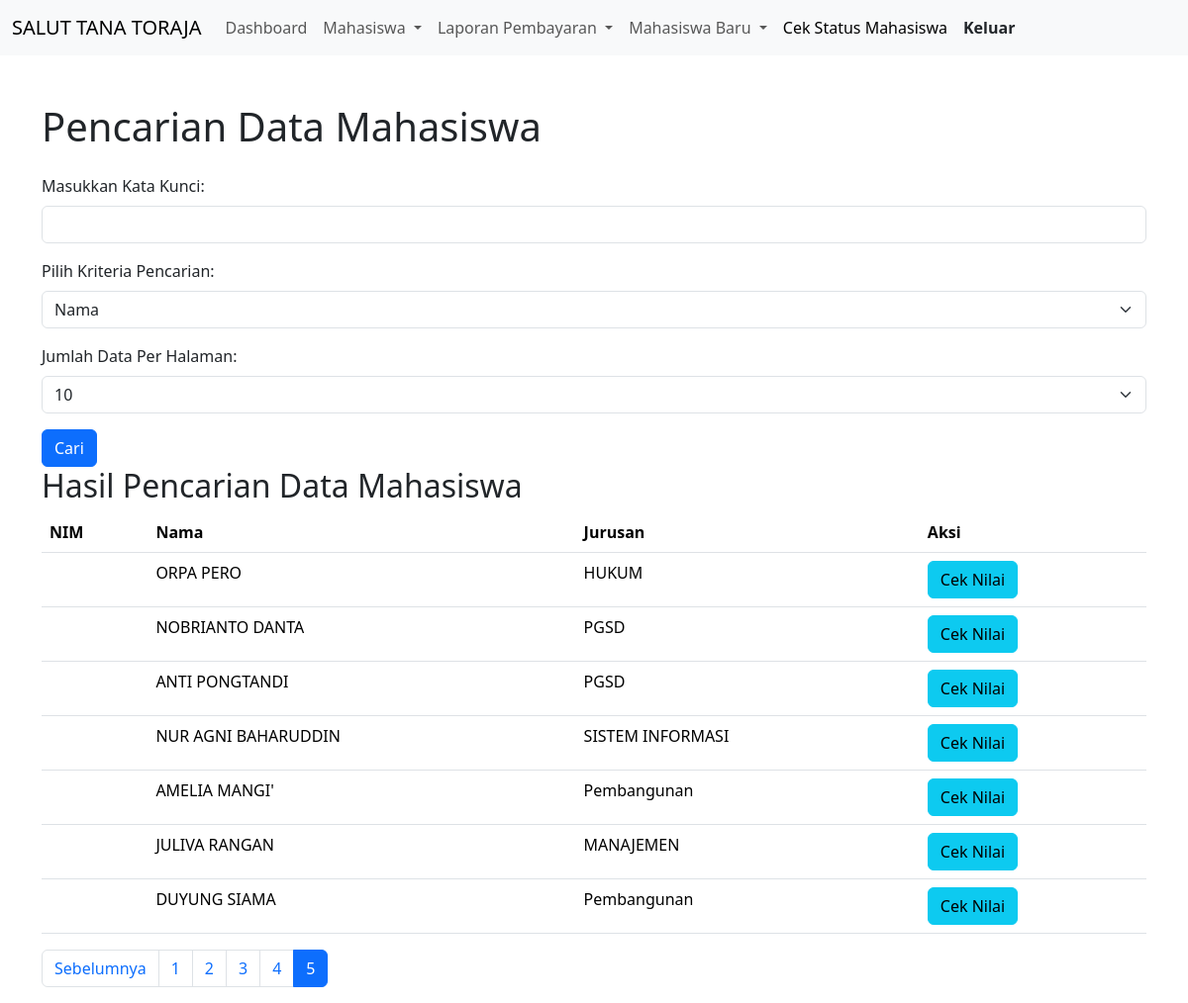
Before: /admin/cekstatus/pencarian.php?halaman=5&limit=10 with the older database file.
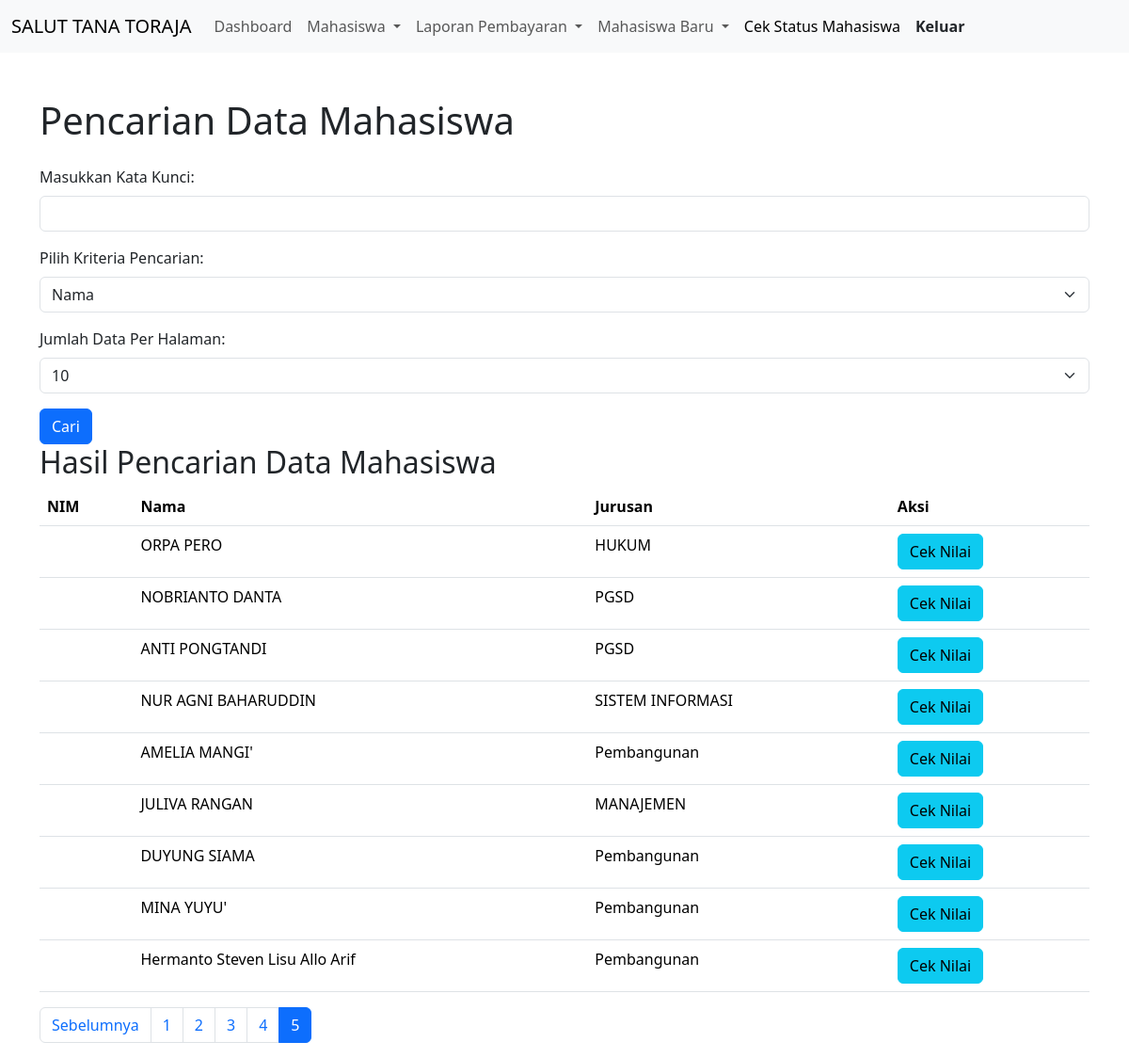
After: the same page with the newer database file.
### tables this page shows
CREATE TABLE `mahasiswa` (
  `No` int(11) NOT NULL AUTO_INCREMENT,
  `Nim` text NOT NULL,
  `JalurProgram` enum('RPL','Reguler') NOT NULL,
  `NamaLengkap` varchar(100) NOT NULL,
  `TempatLahir` varchar(50) DEFAULT NULL,
  `TanggalLahir` date DEFAULT NULL,
  `NamaIbuKandung` varchar(100) DEFAULT NULL,
  `NIK` varchar(16) DEFAULT NULL,
  `Jurusan` varchar(50) DEFAULT NULL,
  `NomorHP` varchar(15) DEFAULT NULL,
  `Email` varchar(255) DEFAULT NULL,
  `Password` varchar(20) NOT NULL,
  `Agama` varchar(20) NOT NULL,
  `JenisKelamin` varchar(20) NOT NULL,
  `StatusPerkawinan` varchar(20) NOT NULL,
  `NomorHPAlternatif` varchar(15) DEFAULT NULL,
  `NomorIjazah` varchar(20) DEFAULT NULL,
  `TahunIjazah` year(4) DEFAULT NULL,
  `NISN` varchar(10) DEFAULT NULL,
  `LayananPaketSemester` varchar(20) NOT NULL,
  `DiInputOleh` varchar(50) DEFAULT NULL,
  `DiInputPada` datetime DEFAULT current_timestamp(),
  `DiEditPada` datetime NOT NULL DEFAULT current_timestamp(),
  `STATUS_INPUT_SIA` varchar(50) NOT NULL,
  PRIMARY KEY (`No`),
  UNIQUE KEY `NIK` (`NIK`)
);

### admin/cekstatus/pencarian.php (the view, shortened to what the changed rows need)
<?php
require_once "../koneksi.php";
$dataMahasiswa = array();
$pencarian = isset($_GET['pencarian']) ? $_GET['pencarian'] : "";
$kriteria = isset($_GET['kriteria']) ? $_GET['kriteria'] : "nama";
$pencarian = $koneksi->real_escape_string($pencarian);
$sql = "SELECT No, Nim, NamaLengkap AS Nama, Jurusan FROM mahasiswa WHERE ";
if ($kriteria == 'nim') {
    $sql .= "Nim LIKE '%$pencarian%'";
} elseif ($kriteria == 'nama') {
    $sql .= "NamaLengkap LIKE '%$pencarian%'";
} elseif ($kriteria == 'jurusan') {
    $sql .= "Jurusan LIKE '%$pencarian%'";
}
$result = $koneksi->query($sql);
$jumlahDataPerHalaman = isset($_GET['limit']) ? $_GET['limit'] : 10;
$jumlahData = $result->num_rows;
$jumlahHalaman = ceil($jumlahData / $jumlahDataPerHalaman);
$halamanAktif = isset($_GET['halaman']) ? $_GET['halaman'] : 1;
$awalData = ($halamanAktif - 1) * $jumlahDataPerHalaman;
$sql .= " LIMIT $awalData, $jumlahDataPerHalaman";
$result = $koneksi->query($sql);
if ($result->num_rows > 0) {
    while($row = $result->fetch_assoc()) {
        $dataMahasiswa[] = $row;
    }
} else {
    echo "Tidak ada hasil yang ditemukan.";
}
?>
<!DOCTYPE html>
<html lang="id">
<head>
    <link rel="stylesheet" href="https://cdn.jsdelivr.net/npm/bootstrap@5.3.3/dist/css/bootstrap.min.css">
</head>
<body>
<div class="container mt-5">
    <h1 class="mb-4">Pencarian Data Mahasiswa</h1>
    <?php if (!empty($dataMahasiswa)): ?>
    <h2>Hasil Pencarian Data Mahasiswa</h2>
    <table class="table">
        <thead>
            <tr>
                <th>NIM</th>
                <th>Nama</th>
                <th>Jurusan</th>
                <th>Aksi</th>
            </tr>
        </thead>
        <tbody>
            <?php foreach ($dataMahasiswa as $mahasiswa): ?>
            <tr>
                <td><?php echo $mahasiswa['Nim']; ?></td>
                <td><?php echo $mahasiswa['Nama']; ?></td>
                <td><?php echo $mahasiswa['Jurusan']; ?></td>
                <td>
                    <button type="button" class="btn btn-info" data-bs-toggle="modal" data-bs-target="#modalPilihMasa" data-nim="<?php echo $mahasiswa['No']; ?>">
                        Cek Nilai
                    </button>
                </td>
            </tr>
            <?php endforeach; ?>
        </tbody>
    </table>
    <?php endif; ?>
    <nav aria-label="Page navigation example">
        <ul class="pagination">
            <?php for ($i = 1; $i <= $jumlahHalaman; $i++): ?>
                <li class="page-item <?php echo ($i == $halamanAktif) ? 'active' : ''; ?>"><a class="page-link" href="?halaman=<?php echo $i; ?>&limit=<?php echo $jumlahDataPerHalaman; ?>"><?php echo $i; ?></a></li>
            <?php endfor; ?>
        </ul>
    </nav>
</div>
</body>
</html>

Changed rows visible on the page:
added mahasiswa: NamaLengkap "MINA YUYU'", Jurusan "Pembangunan"
added mahasiswa: NamaLengkap "Hermanto Steven Lisu Allo Arif", Jurusan "Pembangunan"
